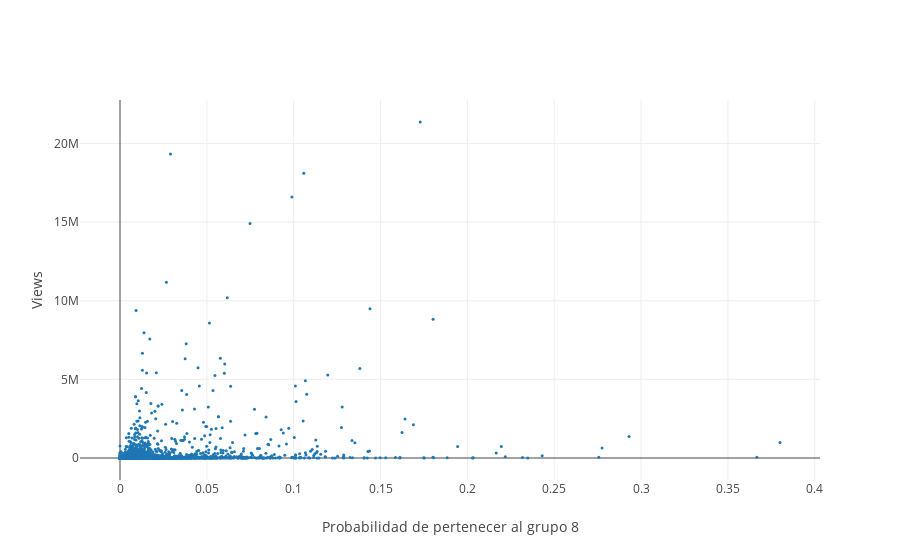

Notebook cell for this chart:
### Code cell
trace1 = go.Scatter(
    name='7',
    x= talksC.proba_7,
    y= talksC.views,
    mode='markers',
    marker={
        'opacity': 1,
        'size': 3
    }
)
trace2 = go.Scatter(
    name='0',
    x= dfCortado.proba_2,
    y= dfCortado.views,
    mode='markers',
    marker={
        'opacity': 1,
        'size': 5
    }
)
layout = go.Layout(
#     title='Clasificación de %d charlas TEDx' % len(dfToPlot),
    yaxis = dict(
#         range = [0, 50000],
        title='Views',
    ),
    xaxis = dict(
        title='Probabilidad de pertenecer al grupo 8',
#         range=[0,0.08]
#         tickvals = list(range(10)),
#         ticktext = nombres_grupos
    )
)
fig = go.Figure(data=[trace1], layout=layout)
iplot(fig)

### Figure 1 — Plotly figure (JSON) as saved in the notebook; plotly's stock layout.template omitted (floating-point values rounded to 4 significant figures; data arrays with more than 128 entries replaced by an {"elided": "..."} marker saying what was removed)
{"data": [{"marker": {"opacity": 1, "size": 3}, "mode": "markers", "name": "7", "type": "scatter", "uid": "865c2778-dc95-48a7-883d-e1e52a0596f8", "x": {"elided": "10000 float values"}, "y": {"elided": "10000 int values"}}], "layout": {"xaxis": {"title": {"text": "Probabilidad de pertenecer al grupo 8"}}, "yaxis": {"title": {"text": "Views"}}}}
